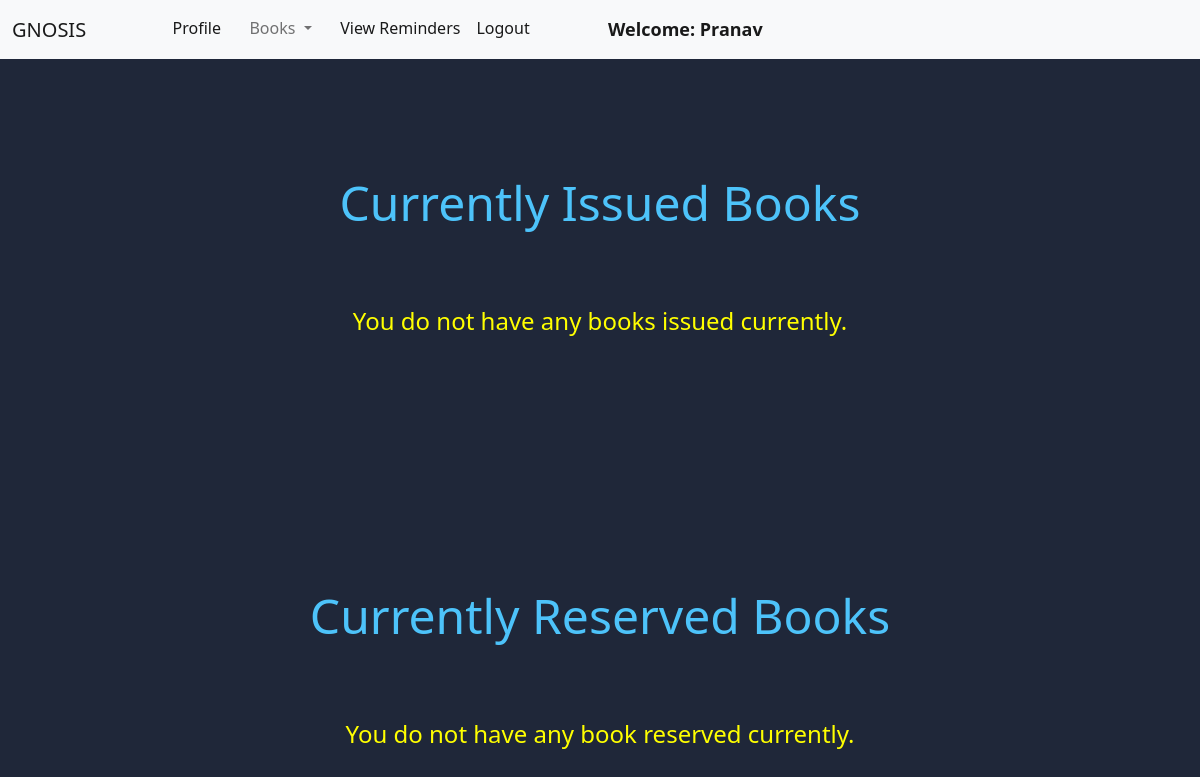
Page /member/view_issued_books/ (signed in) on the earlier database version.
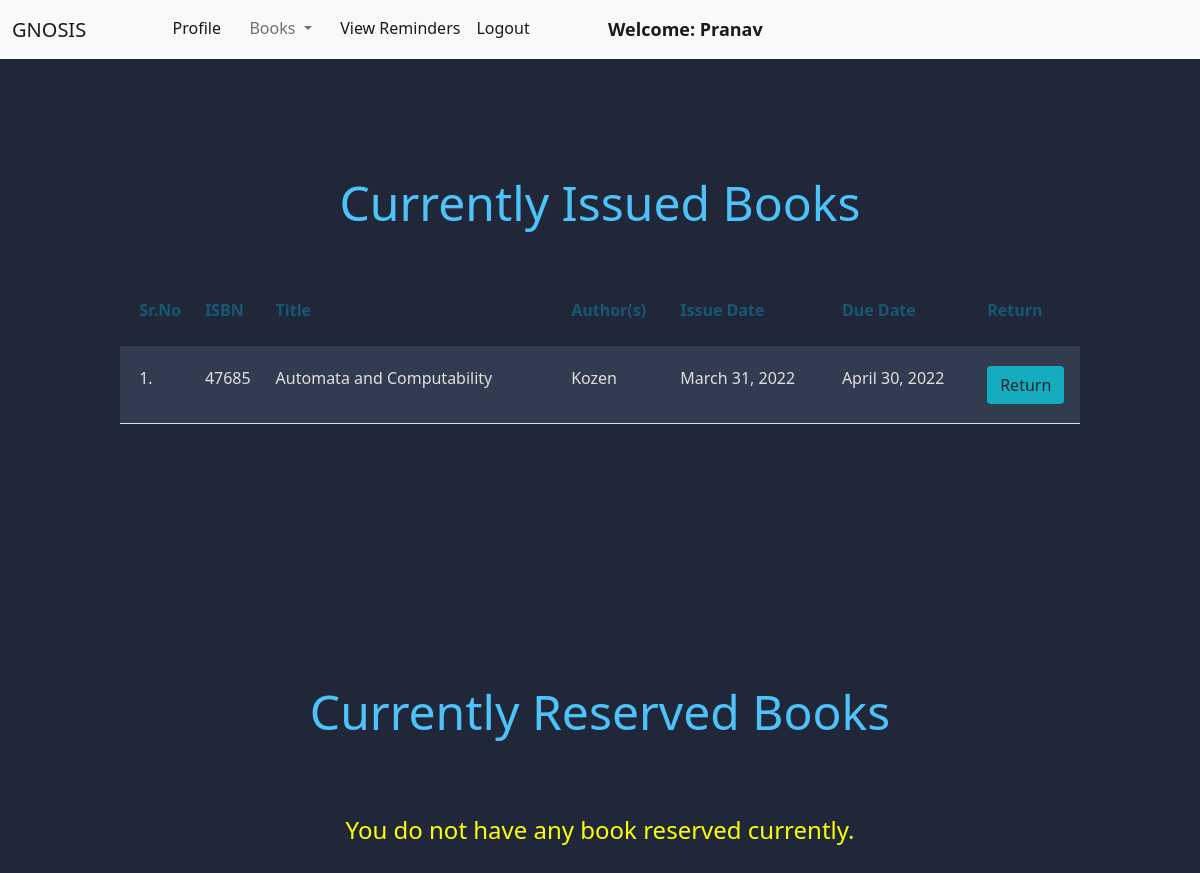
Same page on the later database version.
### book/models.py (models this page shows, shortened)
class Book(models.Model):
    title = models.CharField(max_length=200)
    author = models.CharField(max_length=200)
    isbn = models.CharField(max_length= 20)
    rack_number = models.CharField(max_length= 10)
    issue_date = models.DateField(null= True)
    date_added = models.DateField(null=True)
    return_requested = models.BooleanField(default=False)
    last_issued_date = models.DateField(null=True)
    issue_member = models.ForeignKey("member.Member", on_delete = models.SET_NULL, null = True)
    active_reserve_date = models.DateField(null=True, default=None)
    active_reserve_by = models.CharField(max_length=200, default="")

### member/views.py (the view)
# urls.py: path("view_issued_books/", views.view_current_issues, name="view_current_issues"),
@login_required(login_url = '/member/login')
def view_current_issues(request):
    issued_books = request.user.member.book_set.all()
    reserved_book = request.user.member.reserved_book
    reserve_time = request.user.member.reserve_datetime
    issued_books = issued_books.exclude(issue_date=None)
    due_dates = []
    for book in issued_books:
        due_dates.append(book.issue_date + relativedelta(months=book.issue_member.book_duration))
    book_details = zip(issued_books, due_dates)
    try:
        active_member = reserved_book.member_set.all().order_by('reserve_datetime').first()
    except(Exception):
        active_member = None
    if reserved_book is not None:
        if (active_member and active_member.user.username == request.user.username):
            reservation_status = "Active"
        else:
            reservation_status ="Pending"
    else:
        reservation_status = "Not Applicable"
    return render(request, "member/view_issued_books.html", {'total_books': len(issued_books), 'reserved_book': reserved_book, 'reserve_time': reserve_time, 'reservation_status': reservation_status, 'book_details':book_details})

### member/templates/member/view_issued_books.html (shortened to what this page needs)
{% extends 'member/member_navbar.html' %}
{% load static %}
 {% block body %}
{% if total_books > 0 %}
    <div class="container mt-4">
        <h1 class="text-center page-title"><strong>Currently Issued Books</strong></h1>
        <table class="table table-hover" id="example">
            <thead>
                <tr>
                    <th><h1>Sr.No</h1></th>
                    <th><h1>ISBN</h1></th>
                    <th><h1>Title</h1></th>
                    <th><h1>Author(s)</h1></th>
                    <th><h1>Issue Date</h1></th>
                    <th><h1>Due Date</h1></th>
                    <th><h1>Return</h1></th>
                </tr>
            </thead>
            <tbody>
                {% for book, due_date in book_details %}
                <tr>
                    <td>{{forloop.counter}}.</td>
                    <td>{{book.isbn}}</td>
                    <td>{{book.title}}</td>
                    <td>{{book.author}}</td>
                    <td>{{book.issue_date}}</td>
                    <td>{{due_date}}</td>
                    {% if book.return_requested %}
                    <td>Request Sent</td>
                    {% else %}
                    <td><a href="/member/return_book/{{book.id}}/" class="btn btn-return" onclick="return confirm('Are you sure you want to Return this book?')">Return</a></td>
                    {% endif %}
                </tr>
                {% endfor %}
            </tbody>
        </table>
    </div>
{% else %}
    <div class="container mt-4">
        <h1 class="text-center page-title"><strong>Currently Issued Books</strong></h1>
        <br>
        <h4 class="text-center">You do not have any books issued currently.</h4>
    </div>
{% endif%}
{% if reserved_book != None %}
    <div class="container mt-4">
        <h1 class="text-center page-title"><strong>Currently Reserved Book</strong></h1>
        <table class="table table-hover" id="example2">
            <thead>
                <tr>
                    <th><h1>Sr.No</h1></th>
                    <th><h1>ISBN</h1></th>
                    <th><h1>Title</h1></th>
                    <th><h1>Author(s)</h1></th>
                    <th><h1>Reserve Date and Time</h1></th>
                    <th><h1>Reservation Status</h1></th>
                </tr>
            </thead>
            <tbody>
                <tr>
                    <td>{{1}}.</td>
                    <td>{{reserved_book.isbn}}</td>
                    <td>{{reserved_book.title}}</td>
                    <td>{{reserved_book.author}}</td>
                    <td>{{reserve_time}}</td>
                    <td>{{reservation_status}}</td>
                </tr>
            </tbody>
        </table>
    </div>
{% else %}
    <div class="container mt-4">
        <h1 class="text-center page-title"><strong>Currently Reserved Books</strong></h1>
        <br>
        <h4 class="text-center">You do not have any book reserved currently.</h4>
    </div>
{% endif %}
{% endblock %}

Differences in the rows shown:
now on this page (row edited): Book: isbn "47685", title "Automata and Computability", author "Kozen", issue_date "March 31, 2022", due_date "April 30, 2022"
Other differences:
text no longer shown: "You do not have any books issued currently."
text now shown: "Sr.No ISBN Title Author(s) Issue Date Due Date Return"
